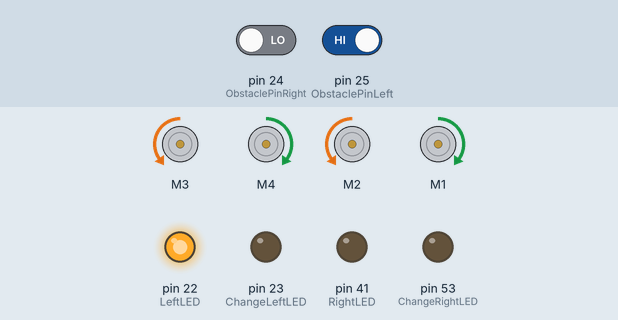
This sketch was run on a simulated Arduino Mega 2560, built with avr-gcc and run on an emulated ATmega2560. Parts: 4 × DC motor (green arrow = forward, orange = backward, longer = faster), output pins drawn as LEDs (lit = HIGH). Inputs (shaded band) come from the test bench; at power-on: pin 25 (ObstaclePinLeft) HIGH, pin 24 (ObstaclePinRight) LOW.

Above: at 2.2 s.
2.3 s: pin 25 (ObstaclePinLeft) driven LOW
At 3.2 s:
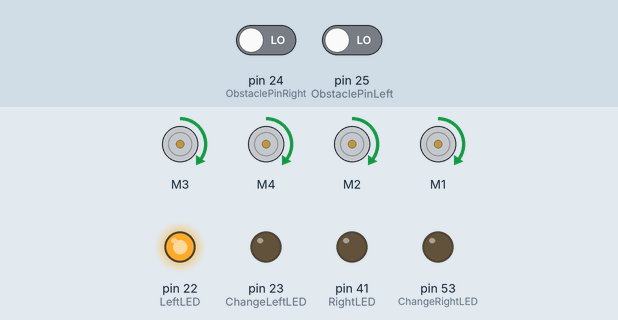
5.3 s: pin 24 (ObstaclePinRight) driven HIGH
At 8.12 s:
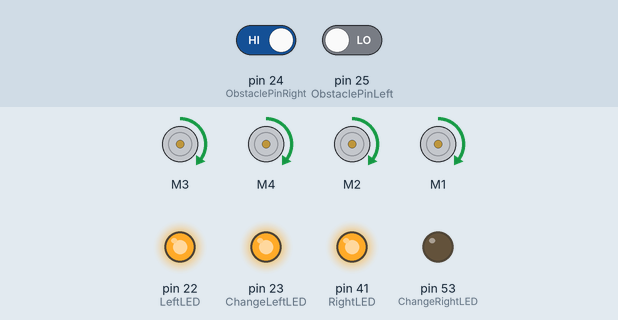
8.3 s: pin 25 (ObstaclePinLeft) driven HIGH
At 9.5 s:
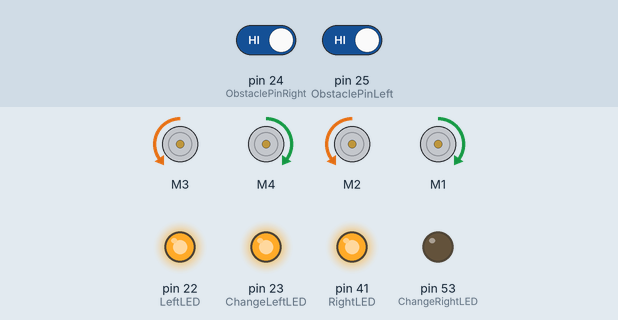
11.3 s: pin 25 (ObstaclePinLeft) driven LOW
At 11.9 s:
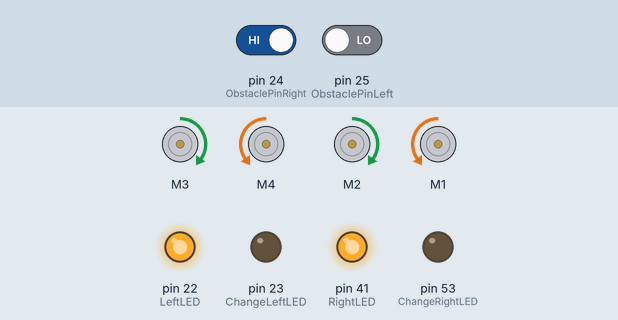
14.3 s: pin 24 (ObstaclePinRight) driven LOW
At 16.5 s:
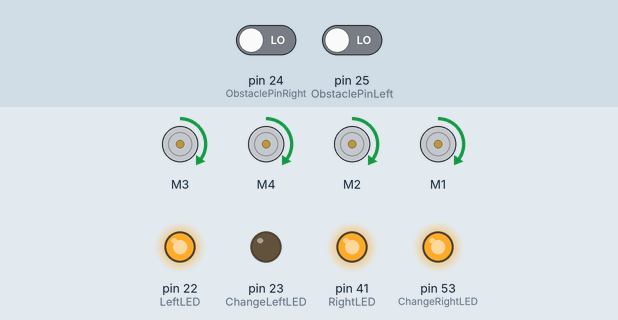
16.8 s: pin 24 (ObstaclePinRight) driven HIGH
At 17.8 s:
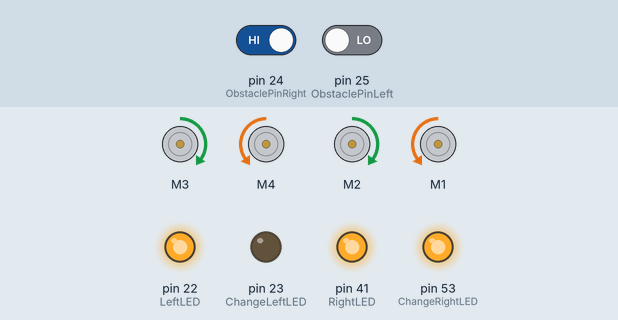
Timing chart, 0 to 23.8 s (numbered marks = the images above; inputs shaded):
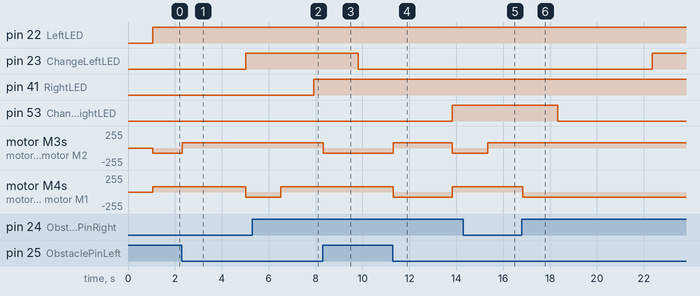

The sketch:

lane_changing.ino
```cpp
#include <Wire.h>
#include <Adafruit_MotorShield.h>
#include "utility/Adafruit_MS_PWMServoDriver.h"

Adafruit_MotorShield AFMS = Adafruit_MotorShield();

Adafruit_DCMotor *RearLeftMotor = AFMS.getMotor(1);
Adafruit_DCMotor *RearRightMotor = AFMS.getMotor(2);
Adafruit_DCMotor *FrontRightMotor = AFMS.getMotor(3);
Adafruit_DCMotor *FrontLeftMotor = AFMS.getMotor(4);


const int LeftLED = 22;
const int ChangeLeftLED = 23;
const int RightLED = 41;
const int ChangeRightLED = 53;

const int InitialLaneChangeDelay = 4000;   // In seconds.
const int SecondLaneChangeDelay = 3000;
const int TurningDelay = 1500;
const int LastDetectStraightDelay = 400;
const int OppositeTriggerTurnDelay = 50;
const int OppositeTriggerStraightDelay = 50;
const int Mode1RefreshDelay = 50;
const int TurningForward = 80;
const int TurningBackward = 80;
const int TurningStraightDelay = 500;

const int LaneDelay = 1400;
const int LaneDetect = 1000;

// HIGH = BLACK
// LOW = WHITE
const int ObstaclePinLeft = 25;  // This is our input pin - left position
const int ObstaclePinRight = 24;  // This is our input pin - right position
int ObstacleLeft = LOW;  // LOW = nothing, go.
int ObstacleRight = LOW;  // HIGH = black, turn / stop

int Mode = 1;
int ChangeCounter = 0;
int AlreadyChangedLane = 0;
int x = 0;

void setup() {
    pinMode(LeftLED, OUTPUT);
    pinMode(RightLED, OUTPUT);
    pinMode(ChangeLeftLED, OUTPUT);
    pinMode(ChangeRightLED, OUTPUT);

    pinMode(ObstaclePinLeft, INPUT);
    pinMode(ObstaclePinRight, INPUT);

    AFMS.begin();

    StopMotor();
    Mode = 1;
    ChangeCounter = 0;
    AlreadyChangedLane = 0;
    x = 0;
    delay(1000);
}

void loop() {

    if (ObstacleLeft==HIGH) {
        digitalWrite(LeftLED, HIGH);
    } else if (ObstacleRight==HIGH) {
        digitalWrite(RightLED,HIGH);
    }

    if (Mode==1) {  /* Lane Keeping */
        delay(Mode1RefreshDelay);
        ObstacleLeft = digitalRead(ObstaclePinLeft);
        ObstacleRight = digitalRead(ObstaclePinRight);
        ChangeCounter = ChangeCounter + Mode1RefreshDelay;
        if (ChangeCounter>=InitialLaneChangeDelay && AlreadyChangedLane==0) {
            Mode = 3;
            AlreadyChangedLane = 1;
        } else if (ChangeCounter>=InitialLaneChangeDelay && AlreadyChangedLane==1) {
            Mode = 2;
            AlreadyChangedLane = 0;
        }
        if (ObstacleLeft==LOW && ObstacleRight==LOW) {
            FrontRightMotor->setSpeed(TurningForward);
            FrontLeftMotor->setSpeed(TurningForward);
            RearRightMotor->setSpeed(TurningForward);
            RearLeftMotor->setSpeed(TurningForward);
            FrontRightMotor->run(FORWARD);
            FrontLeftMotor->run(FORWARD);
            RearRightMotor->run(FORWARD);
            RearLeftMotor->run(FORWARD);
        } else if (ObstacleLeft==HIGH && ObstacleRight==LOW) {
            FrontRightMotor->setSpeed(TurningBackward);
            FrontLeftMotor->setSpeed(TurningForward);
            RearRightMotor->setSpeed(TurningBackward);
            RearLeftMotor->setSpeed(TurningForward);
            FrontRightMotor->run(BACKWARD);
            FrontLeftMotor->run(FORWARD);
            RearRightMotor->run(BACKWARD);
            RearLeftMotor->run(FORWARD);
        } else if (ObstacleLeft==LOW && ObstacleRight==HIGH) {
            FrontRightMotor->setSpeed(TurningForward);
            FrontLeftMotor->setSpeed(TurningBackward);
            RearRightMotor->setSpeed(TurningForward);
            RearLeftMotor->setSpeed(TurningBackward);
            FrontRightMotor->run(FORWARD);
            FrontLeftMotor->run(BACKWARD);
            RearRightMotor->run(FORWARD);
            RearLeftMotor->run(BACKWARD);
        }
    } else if (Mode==2) {   /* Change Right */
        /*
        digitalWrite(ChangeRightLED, HIGH);
        ObstacleLeft = digitalRead(ObstaclePinLeft);
        ObstacleRight = digitalRead(ObstaclePinRight);

        FrontRightMotor->setSpeed(TurningBackward);
        FrontLeftMotor->setSpeed(TurningForward);
        RearRightMotor->setSpeed(TurningBackward);
        RearLeftMotor->setSpeed(TurningForward);
        FrontRightMotor->run(BACKWARD);
        FrontLeftMotor->run(FORWARD);
        RearRightMotor->run(BACKWARD);
        RearLeftMotor->run(FORWARD);

        delay(TurningDelay);

        FrontRightMotor->setSpeed(TurningForward);
        FrontLeftMotor->setSpeed(TurningForward);
        RearRightMotor->setSpeed(TurningForward);
        RearLeftMotor->setSpeed(TurningForward);
        FrontRightMotor->run(FORWARD);
        FrontLeftMotor->run(FORWARD);
        RearRightMotor->run(FORWARD);
        RearLeftMotor->run(FORWARD);

        delay(TurningStraightDelay);

        if (ObstacleRight==HIGH) {
            FrontRightMotor->setSpeed(TurningForward);
            FrontLeftMotor->setSpeed(TurningBackward);
            RearRightMotor->setSpeed(TurningForward);
            RearLeftMotor->setSpeed(TurningBackward);
            FrontRightMotor->run(FORWARD);
            FrontLeftMotor->run(BACKWARD);
            RearRightMotor->run(FORWARD);
            RearLeftMotor->run(BACKWARD);
            delay(OppositeTriggerTurnDelay);
            FrontRightMotor->setSpeed(TurningForward);
            FrontLeftMotor->setSpeed(TurningForward);
            RearRightMotor->setSpeed(TurningForward);
            RearLeftMotor->setSpeed(TurningForward);
            FrontRightMotor->run(FORWARD);
            FrontLeftMotor->run(FORWARD);
            RearRightMotor->run(FORWARD);
            RearLeftMotor->run(FORWARD);
            delay(OppositeTriggerStraightDelay);
        }

        if (ObstacleLeft==HIGH) {
            delay(LastDetectStraightDelay);
            FrontRightMotor->setSpeed(TurningForward);
            FrontLeftMotor->setSpeed(TurningBackward);
            RearRightMotor->setSpeed(TurningForward);
            RearLeftMotor->setSpeed(TurningBackward);
            FrontRightMotor->run(FORWARD);
            FrontLeftMotor->run(BACKWARD);
            RearRightMotor->run(FORWARD);
            RearLeftMotor->run(BACKWARD);
            delay(OppositeTriggerTurnDelay);
            Mode = 1;
            digitalWrite(ChangeRightLED, LOW);
            ChangeCounter = 0;
        }
        */
        digitalWrite(ChangeRightLED, HIGH);
        FrontRightMotor->setSpeed(TurningForward);
        FrontLeftMotor->setSpeed(TurningBackward);
        RearRightMotor->setSpeed(TurningForward);
        RearLeftMotor->setSpeed(TurningBackward);
        FrontRightMotor->run(BACKWARD);
        FrontLeftMotor->run(FORWARD);
        RearRightMotor->run(BACKWARD);
        RearLeftMotor->run(FORWARD);
        delay(TurningDelay);
        FrontRightMotor->setSpeed(TurningForward);
        FrontLeftMotor->setSpeed(TurningBackward);
        RearRightMotor->setSpeed(TurningForward);
        RearLeftMotor->setSpeed(TurningBackward);
        FrontRightMotor->run(FORWARD);
        FrontLeftMotor->run(FORWARD);
        RearRightMotor->run(FORWARD);
        RearLeftMotor->run(FORWARD);
        delay(LaneDelay);
        for (x=0; x<=LaneDetect; x ++) {
            ObstacleLeft = digitalRead(ObstaclePinLeft);
            ObstacleRight = digitalRead(ObstaclePinRight);
            if (ObstacleLeft==HIGH) {
                digitalWrite(LeftLED, HIGH);
            } else if (ObstacleRight==HIGH) {
                digitalWrite(RightLED,HIGH);
            }
            if (ObstacleRight==HIGH) {
            FrontRightMotor->setSpeed(TurningForward);
            FrontLeftMotor->setSpeed(TurningBackward);
            RearRightMotor->setSpeed(TurningForward);
            RearLeftMotor->setSpeed(TurningBackward);
            FrontRightMotor->run(FORWARD);
            FrontLeftMotor->run(BACKWARD);
            RearRightMotor->run(FORWARD);
            RearLeftMotor->run(BACKWARD);
            delay(TurningDelay);
            Mode = 1;
            digitalWrite(ChangeRightLED, LOW);
            ChangeCounter = 0;
            break;
            }
            delay(100);
        }
    } else if (Mode==3) {   /* Change Left */
    /*
        digitalWrite(ChangeLeftLED, HIGH);
        ObstacleLeft = digitalRead(ObstaclePinLeft);
        ObstacleRight = digitalRead(ObstaclePinRight);

        FrontRightMotor->setSpeed(TurningForward);
        FrontLeftMotor->setSpeed(TurningBackward);
        RearRightMotor->setSpeed(TurningForward);
        RearLeftMotor->setSpeed(TurningBackward);
        FrontRightMotor->run(FORWARD);
        FrontLeftMotor->run(BACKWARD);
        RearRightMotor->run(FORWARD);
        RearLeftMotor->run(BACKWARD);

        delay(TurningDelay);

        FrontRightMotor->setSpeed(TurningForward);
        FrontLeftMotor->setSpeed(TurningForward);
        RearRightMotor->setSpeed(TurningForward);
        RearLeftMotor->setSpeed(TurningForward);
        FrontRightMotor->run(FORWARD);
        FrontLeftMotor->run(FORWARD);
        RearRightMotor->run(FORWARD);
        RearLeftMotor->run(FORWARD);

        delay(TurningStraightDelay);

        if (ObstacleLeft==HIGH) {
            FrontRightMotor->setSpeed(TurningBackward);
            FrontLeftMotor->setSpeed(TurningForward);
            RearRightMotor->setSpeed(TurningBackward);
            RearLeftMotor->setSpeed(TurningForward);
            FrontRightMotor->run(BACKWARD);
            FrontLeftMotor->run(FORWARD);
            RearRightMotor->run(BACKWARD);
            RearLeftMotor->run(FORWARD);
            delay(OppositeTriggerTurnDelay);
            FrontRightMotor->setSpeed(TurningForward);
            FrontLeftMotor->setSpeed(TurningForward);
            RearRightMotor->setSpeed(TurningForward);
            RearLeftMotor->setSpeed(TurningForward);
            FrontRightMotor->run(FORWARD);
            FrontLeftMotor->run(FORWARD);
            RearRightMotor->run(FORWARD);
            RearLeftMotor->run(FORWARD);
            delay(OppositeTriggerStraightDelay);
        }

        if (ObstacleRight==HIGH) {
            delay(LastDetectStraightDelay);
            FrontRightMotor->setSpeed(TurningBackward);
            FrontLeftMotor->setSpeed(TurningForward);
            RearRightMotor->setSpeed(TurningBackward);
            RearLeftMotor->setSpeed(TurningForward);
            FrontRightMotor->run(BACKWARD);
            FrontLeftMotor->run(FORWARD);
            RearRightMotor->run(BACKWARD);
            RearLeftMotor->run(FORWARD);
            delay(OppositeTriggerTurnDelay);
            Mode = 1;
            digitalWrite(ChangeLeftLED, LOW);
            ChangeCounter = 0;
        }
    */
        digitalWrite(ChangeLeftLED, HIGH);
        FrontRightMotor->setSpeed(TurningForward);
        FrontLeftMotor->setSpeed(TurningBackward);
        RearRightMotor->setSpeed(TurningForward);
        RearLeftMotor->setSpeed(TurningBackward);
        FrontRightMotor->run(FORWARD);
        FrontLeftMotor->run(BACKWARD);
        RearRightMotor->run(FORWARD);
        RearLeftMotor->run(BACKWARD);
        delay(TurningDelay);
        FrontRightMotor->setSpeed(TurningForward);
        FrontLeftMotor->setSpeed(TurningBackward);
        RearRightMotor->setSpeed(TurningForward);
        RearLeftMotor->setSpeed(TurningBackward);
        FrontRightMotor->run(FORWARD);
        FrontLeftMotor->run(FORWARD);
        RearRightMotor->run(FORWARD);
        RearLeftMotor->run(FORWARD);
        delay(LaneDelay);
        for (x=0; x<=LaneDetect; x ++) {
            ObstacleLeft = digitalRead(ObstaclePinLeft);
            ObstacleRight = digitalRead(ObstaclePinRight);
            if (ObstacleLeft==HIGH) {
                digitalWrite(LeftLED, HIGH);
            } else if (ObstacleRight==HIGH) {
                digitalWrite(RightLED,HIGH);
            }
            if (ObstacleLeft==HIGH) {
            FrontRightMotor->setSpeed(TurningForward);
            FrontLeftMotor->setSpeed(TurningBackward);
            RearRightMotor->setSpeed(TurningForward);
            RearLeftMotor->setSpeed(TurningBackward);
            FrontRightMotor->run(BACKWARD);
            FrontLeftMotor->run(FORWARD);
            RearRightMotor->run(BACKWARD);
            RearLeftMotor->run(FORWARD);
            delay(TurningDelay);
            Mode = 1;
            digitalWrite(ChangeLeftLED, LOW);
            ChangeCounter = 0;
            break;
            }
            delay(100);
        }
    }
}

void StopMotor() {
    FrontRightMotor->run(RELEASE);
    FrontLeftMotor->run(RELEASE);
    RearRightMotor->run(RELEASE);
    RearLeftMotor->run(RELEASE);
}
```

Measured:
- after the input at 2.3 s, motor M3, motor M2: backward 80/255 → forward 80/255 after 0.01 s instead of 2.7 s
- after the input at 5.3 s, pin 41 (RightLED): LOW → HIGH after 2.6 s
- after the input at 8.3 s, pin 23 (ChangeLeftLED): HIGH → LOW after 1.5 s; motor M3, motor M2: forward 80/255 → backward 80/255 at once
- after the input at 11.3 s, motor M3, motor M2: backward 80/255 → forward 80/255 at once, → backward 80/255 2.5 s later; motor M4, motor M1: forward 80/255 → backward 80/255 at once, → forward 80/255 2.5 s later
- after the input at 14.3 s, motor M4, motor M1: stays forward 80/255 (without the input it goes to backward 80/255 after 2.4 s)
- after the input at 16.8 s, pin 23 (ChangeLeftLED): LOW → HIGH after 5.6 s; pin 53 (ChangeRightLED): HIGH → LOW after 1.5 s; motor M4, motor M1: forward 80/255 → backward 80/255 at once
